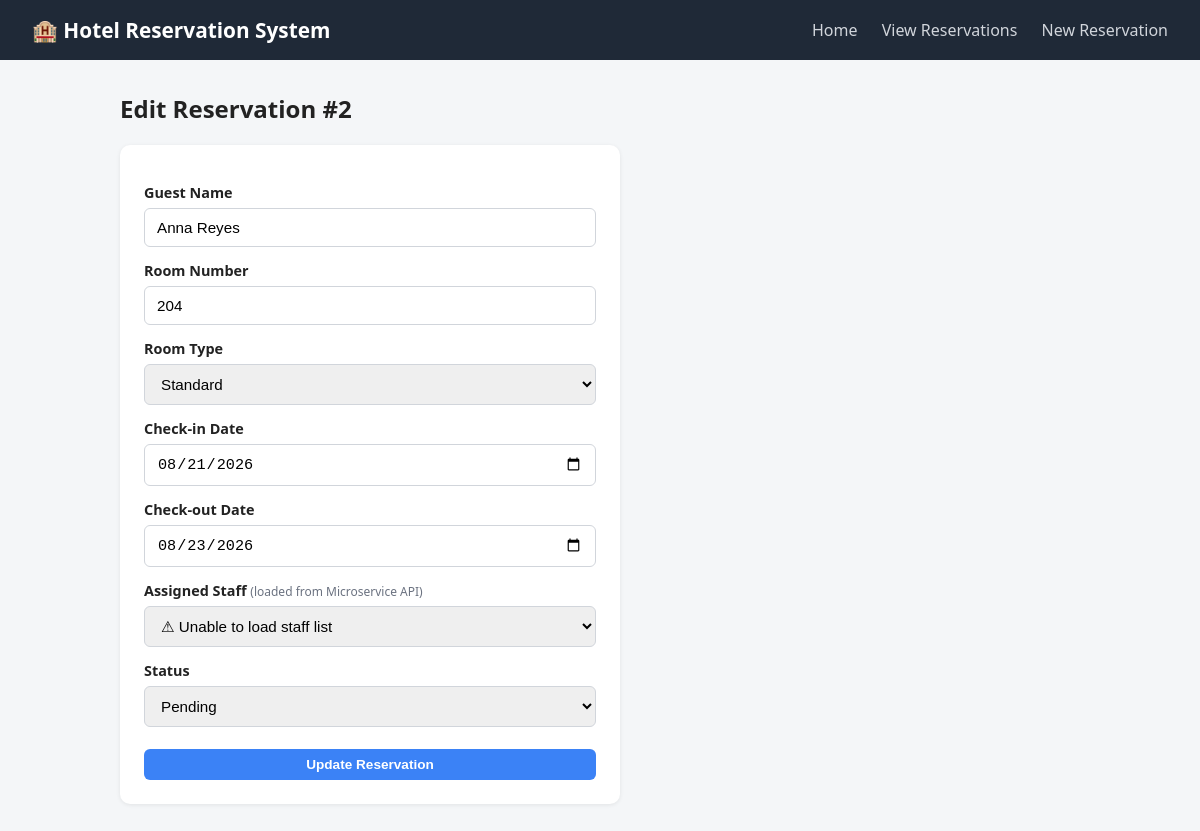
The page /main_system/update.php?id=2 on the database its author committed.
### tables this page shows
CREATE TABLE IF NOT EXISTS reservations (
    id INT AUTO_INCREMENT PRIMARY KEY,
    guest_name VARCHAR(100) NOT NULL,
    room_number VARCHAR(10) NOT NULL,
    room_type VARCHAR(50) NOT NULL,
    checkin_date DATE NOT NULL,
    checkout_date DATE NOT NULL,
    assigned_employee_id INT NOT NULL,        
    assigned_employee_name VARCHAR(100) NOT NULL,
    status VARCHAR(20) DEFAULT 'Pending',
    created_at TIMESTAMP DEFAULT CURRENT_TIMESTAMP,
    updated_at TIMESTAMP DEFAULT CURRENT_TIMESTAMP ON UPDATE CURRENT_TIMESTAMP
);

### main_system/update.php (the view, shortened to what this page needs)
<?php
require_once __DIR__ . '/db_config.php';
$id = isset($_GET['id']) ? (int)$_GET['id'] : (isset($_POST['id']) ? (int)$_POST['id'] : 0);
$stmt = $pdo->prepare("SELECT * FROM reservations WHERE id = :id");
$stmt->execute([':id' => $id]);
$reservation = $stmt->fetch();
?>
<!DOCTYPE html>
<html lang="en">
<head>
    <link rel="stylesheet" href="style.css">
</head>
<body>
    <header class="topbar">
        <h1>🏨 Hotel Reservation System</h1>
        <nav>
            <a href="index.html">Home</a>
            <a href="read.php">View Reservations</a>
            <a href="create.php">New Reservation</a>
        </nav>
    </header>
    <main class="container">
        <h2>Edit Reservation #<?= (int)$reservation['id'] ?></h2>
        <form method="POST" action="update.php" class="form-card">
            <label for="guest_name">Guest Name</label>
            <input type="text" id="guest_name" name="guest_name" required
                   value="<?= htmlspecialchars($reservation['guest_name']) ?>">
            <label for="room_number">Room Number</label>
            <input type="text" id="room_number" name="room_number" required
                   value="<?= htmlspecialchars($reservation['room_number']) ?>">
            <label for="room_type">Room Type</label>
            <select id="room_type" name="room_type" required>
                <?php foreach (["Standard","Deluxe","Suite","Presidential"] as $type): ?>
                    <option value="<?= $type ?>" <?= $reservation['room_type'] === $type ? 'selected' : '' ?>><?= $type ?></option>
                <?php endforeach; ?>
            </select>
            <label for="checkin_date">Check-in Date</label>
            <input type="date" id="checkin_date" name="checkin_date" required
                   value="<?= htmlspecialchars($reservation['checkin_date']) ?>">
            <label for="checkout_date">Check-out Date</label>
            <input type="date" id="checkout_date" name="checkout_date" required
                   value="<?= htmlspecialchars($reservation['checkout_date']) ?>">
            <label for="assigned_employee_id">Assigned Staff <small>(loaded from Microservice API)</small></label>
            <select id="assigned_employee_id" name="assigned_employee_id"
                    data-selected="<?= (int)$reservation['assigned_employee_id'] ?>" required>
                <option value="">Loading staff list...</option>
            </select>
            <label for="status">Status</label>
            <select id="status" name="status">
                <?php foreach (["Pending","Confirmed","Cancelled"] as $st): ?>
                    <option value="<?= $st ?>" <?= $reservation['status'] === $st ? 'selected' : '' ?>><?= $st ?></option>
                <?php endforeach; ?>
            </select>
            <button type="submit" class="btn btn-primary">Update Reservation</button>
        </form>
    </main>
</body>
</html>

### main_system/style.css (style rules this page uses)
* { box-sizing: border-box; }
body { margin: 0; font-family: "Segoe UI", Arial, sans-serif; background: #f4f6f8; color: #222; }
.topbar { background: #1f2937; color: #fff; padding: 16px 32px; display: flex; align-items: center; justify-content: space-between; flex-wrap: wrap; }
.topbar h1 { margin: 0; font-size: 1.3rem; }
.topbar nav a { color: #d1d5db; text-decoration: none; margin-left: 20px; font-weight: 500; }
.container { max-width: 1000px; margin: 32px auto; padding: 0 20px; }
.form-card { background: #fff; padding: 24px; border-radius: 10px; box-shadow: 0 1px 4px rgba(0,0,0,0.08); display: flex; flex-direction: column; max-width: 500px; }
.form-card label { margin-top: 14px; margin-bottom: 6px; font-weight: 600; font-size: 0.9rem; }
.form-card label small { font-weight: 400; color: #6b7280; }
.form-card input, .form-card select { padding: 10px 12px; border: 1px solid #d1d5db; border-radius: 6px; font-size: 0.95rem; }
.btn { display: inline-block; padding: 8px 14px; border-radius: 6px; text-decoration: none; font-size: 0.85rem; font-weight: 600; cursor: pointer; border: none; }
.btn-primary { background: #3b82f6; color: #fff; margin-top: 22px; }

### rows shown on the page
reservations: id "2", guest_name "Anna Reyes", room_number "204", room_type "Standard", checkin_date "08/21/2026", checkout_date "08/23/2026", assigned_employee_id "⚠ Unable to load staff list", status "Pending"
